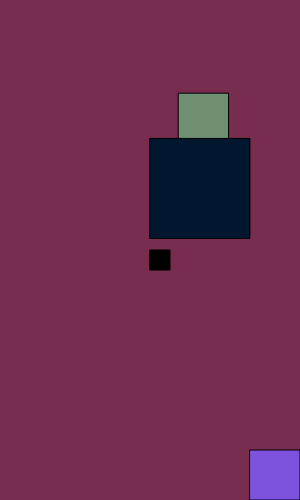
Frame 1 (no input)
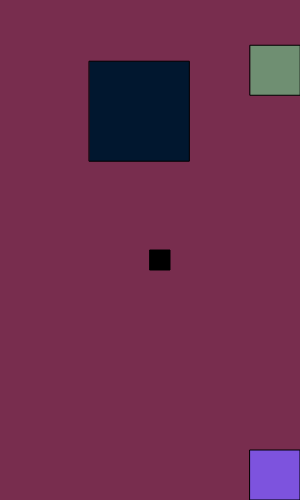
Frame 60 (no input)
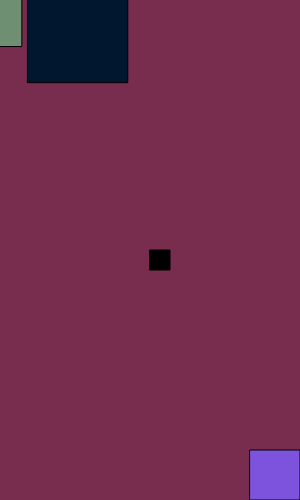
Frame 120 (the mouse pressed at the canvas centre since frame 60)

The p5.js sketch that drew these frames (run headless with seeded random() and noise() and a simulated clock; from frame 60 on, the mouse is pressed at the canvas centre):

// p5.js sketch
// ── sketch.js

var w = 87;
var s = 83;
var a = 65;
var d = 68;

var playerX = 150;
var playerY = 250;
var playerWidth = 20;
var playerHeight = 20;

var obstacleX = 100;
var obstacleY = 100;
var obstacleWidth = 50;
var obstacleHeight = 50;

var obstacle2x = 200;
var obstacle2y = 200;
var obstacle2Width = 100;
var obstacle2Height = 100;

var obstacleXSpeed;
var obstacleYSpeed;
var obstacle2XSpeed;
var obstacle2YSpeed;

var clickX;
var clickY;
var clickSize = 20;

var exitX = 250;
var exitY = 450;
var exitWidth = 50;
var exitHeight = 50;

function setup()
{
    createCanvas(300, 500);

    obstacleX = random(0, width - obstacleWidth);
    obstacleY = random(0, height - obstacleHeight);
    obstacle2x = random(0, width - obstacle2Width);
    obstacle2y = random(0, height - obstacle2Height);

    obstacleXSpeed = random(-2, 2);
    obstacleYSpeed = random(-2, 2);
    obstacle2XSpeed = random(-2, 2);
    obstacle2YSpeed = random(-2, 2);
}

function draw()
{
    background(120, 45, 78);
    

    stroke(0);
    fill(0);
    rect(playerX, playerY, playerWidth, playerHeight);

    fill(111, 143, 114);
    rect(obstacleX, obstacleY, obstacleWidth, obstacleHeight);

    fill(1, 23, 47);
    rect(obstacle2x, obstacle2y, obstacle2Width, obstacle2Height);

    fill(226,222,132)
    rect(clickX, clickY, clickSize, clickSize);

    fill(125, 83, 222);
    rect(exitX, exitY, exitWidth, exitHeight);
    // Move obstacles
    obstacleX += obstacleXSpeed;
    obstacleY += obstacleYSpeed;
    obstacle2x += obstacle2XSpeed;
    obstacle2y += obstacle2YSpeed;

    // Green obstacle: horizontal wrapping
    if (obstacleX > width) {
        obstacleX = -obstacleWidth;
    }
    else if (obstacleX < -obstacleWidth) {
        obstacleX = width;
    }

    // Green obstacle: vertical wrapping
    if (obstacleY > height) {
        obstacleY = -obstacleHeight;
    }
    else if (obstacleY < -obstacleHeight) {
        obstacleY = height;
    }

    // Blue obstacle: horizontal wrapping
    if (obstacle2x > width) {
        obstacle2x = -obstacle2Width;
    }
    else if (obstacle2x < -obstacle2Width) {
        obstacle2x = width;
    }

    // Blue obstacle: vertical wrapping
    if (obstacle2y > height) {
        obstacle2y = -obstacle2Height;
    }
    else if (obstacle2y < -obstacle2Height) {
        obstacle2y = height;
    }

    //exit condition
    if (playerX < exitX + exitWidth &&
        playerX + playerWidth > exitX &&
        playerY < exitY + exitHeight &&
        playerY + playerHeight > exitY) {
        // Player has reached the exit
        text("You Win!", 100, 250);
    }
    

    // Player movement
    if (keyIsDown(w)) {
        playerY -= 5;
        if (playerY < 0) {
            playerY = 0;
        }
    }

    if (keyIsDown(s)) {
        playerY += 5;
        if (playerY > height - playerHeight) {
            playerY = height - playerHeight;
        }
    }

    if (keyIsDown(a)) {
        playerX -= 5;
        if (playerX < 0) {
            playerX = 0;
        }
    }

    if (keyIsDown(d)) {
        playerX += 5;
        if (playerX > width - playerWidth) {
            playerX = width - playerWidth;
        }
    }
}
// Mouse click event
function mouseClicked() {
        clickX = mouseX;
        clickY = mouseY;
    }
